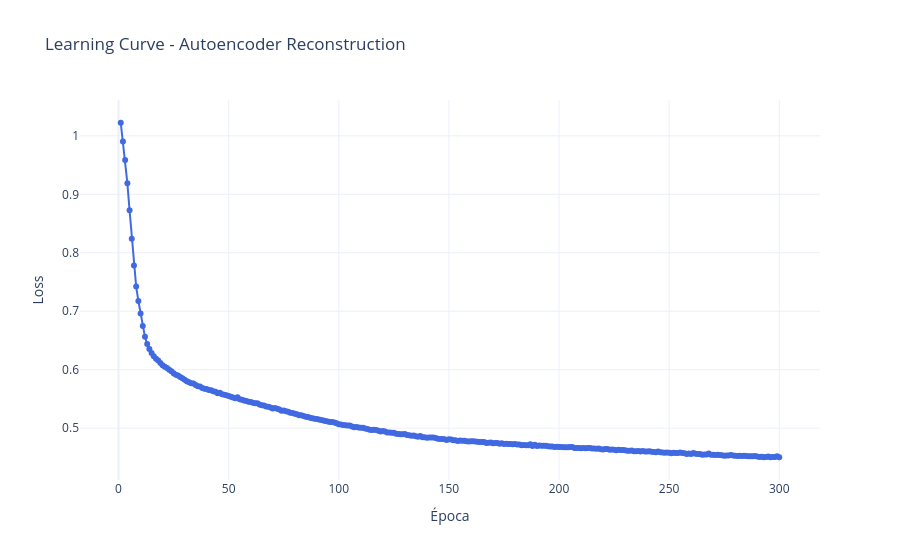

Notebook source saved alongside this figure:
### Code cell
experiment_tracker.start_run()

loss_function = nn.MSELoss()
optimizer = optim.Adam(dense_model.parameters(), lr=learning_rate)

training_loss_history = []
epoch_progress_bar = tqdm(range(number_of_epochs), desc="Training", unit="epoch")

for epoch_index in epoch_progress_bar:
    dense_model.train()
    epoch_loss_total = 0.0

    for batch_windows in train_window_loader:
        batch_windows= batch_windows.to(device)

        reconstruction= dense_model(batch_windows)
        loss_value= loss_function(reconstruction, batch_windows)
        loss_value.backward()

        optimizer.step()
        optimizer.zero_grad()
        
        epoch_loss_total += loss_value.item() * batch_windows.shape[0]

    epoch_average_loss = epoch_loss_total / len(train_window_dataset)
    training_loss_history.append(epoch_average_loss)

    experiment_tracker.log_metrics(
        {"epoch": epoch_index + 1, "train/loss_mse": epoch_average_loss}
    )
    epoch_progress_bar.set_postfix(loss=f"{epoch_average_loss:.6f}")

dense_model.eval()
validation_loss_total = 0.0
with torch.no_grad():
    for batch_windows in validation_window_loader:
        batch_windows = batch_windows.to(device)
        reconstruction = dense_model(batch_windows)
        loss_value = loss_function(reconstruction, batch_windows)
        validation_loss_total += loss_value.item() * batch_windows.shape[0]

validation_average_loss = validation_loss_total / len(validation_window_dataset)
experiment_tracker.log_metrics({"validation/loss_mse": validation_average_loss})
print(f"Validation MSE: {validation_average_loss:.6f}")

experiment_tracker.log_model(
    model=dense_model,
    model_name="simple-autoencoder-outlier-trading",
    model_file_path="simple_autoencoder.pt",
    metadata={"hidden_layer_size": hidden_layer_size},
)
experiment_tracker.finish_run()

training_loss_figure = plot_loss_curve(
    training_loss_history,
    "Learning Curve - Autoencoder Reconstruction",
    loss_series_name="Train MSE (log-return windows)",
)
training_loss_figure.show()

### Figure 1 — Plotly figure (JSON) as saved in the notebook; plotly's stock layout.template omitted (floating-point values rounded to 4 significant figures; data arrays with more than 128 entries replaced by an {"elided": "..."} marker saying what was removed)
{"data": [{"line": {"color": "royalblue"}, "mode": "lines+markers", "name": "Train MSE (log-return windows)", "type": "scatter", "x": {"elided": "300 int values"}, "y": {"elided": "300 float values"}}], "layout": {"title": {"text": "Learning Curve - Autoencoder Reconstruction"}, "xaxis": {"title": {"text": "Época"}}, "yaxis": {"title": {"text": "Loss"}}}}
